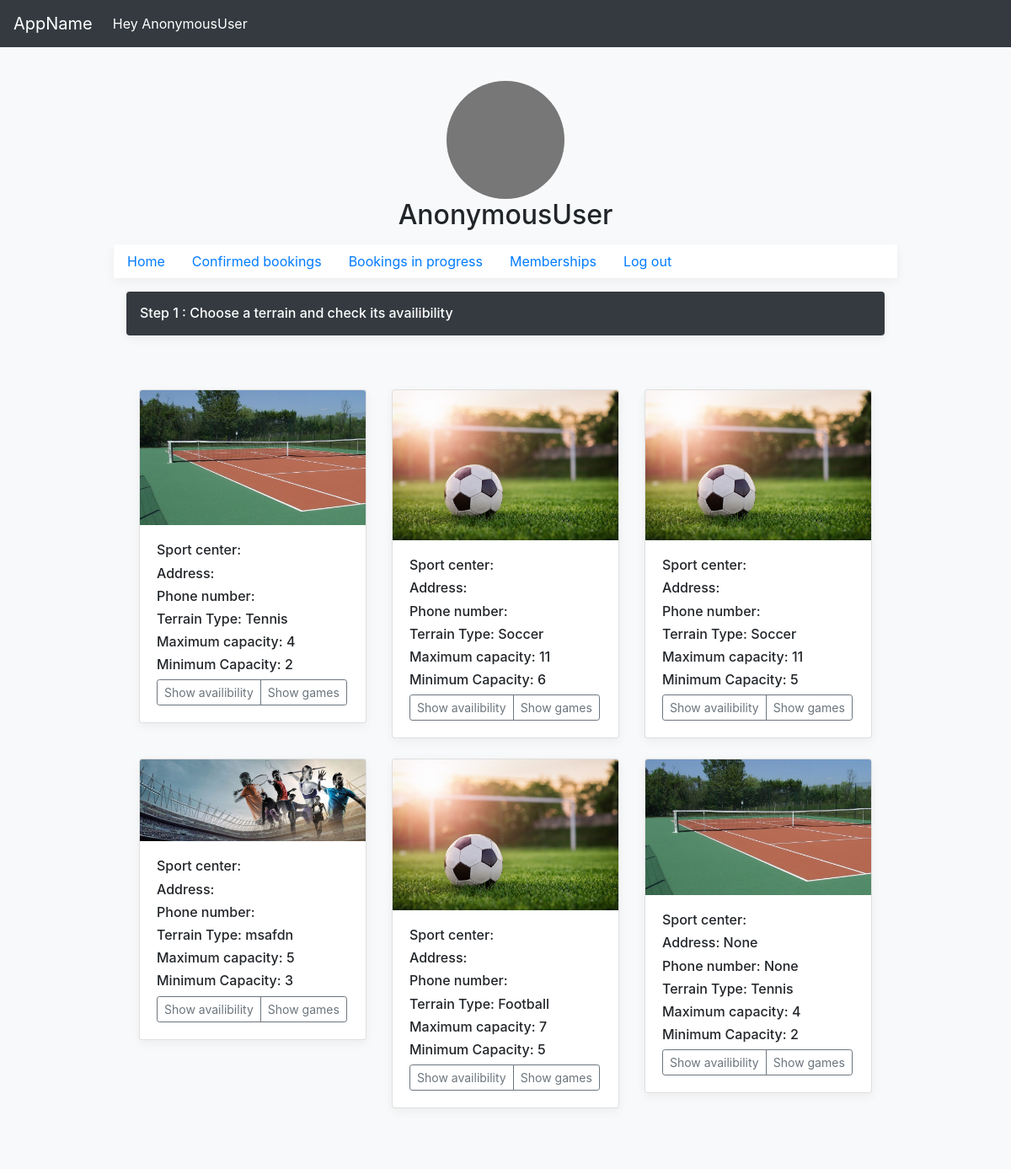
Before: /Booking/player/create/ with the older database file.
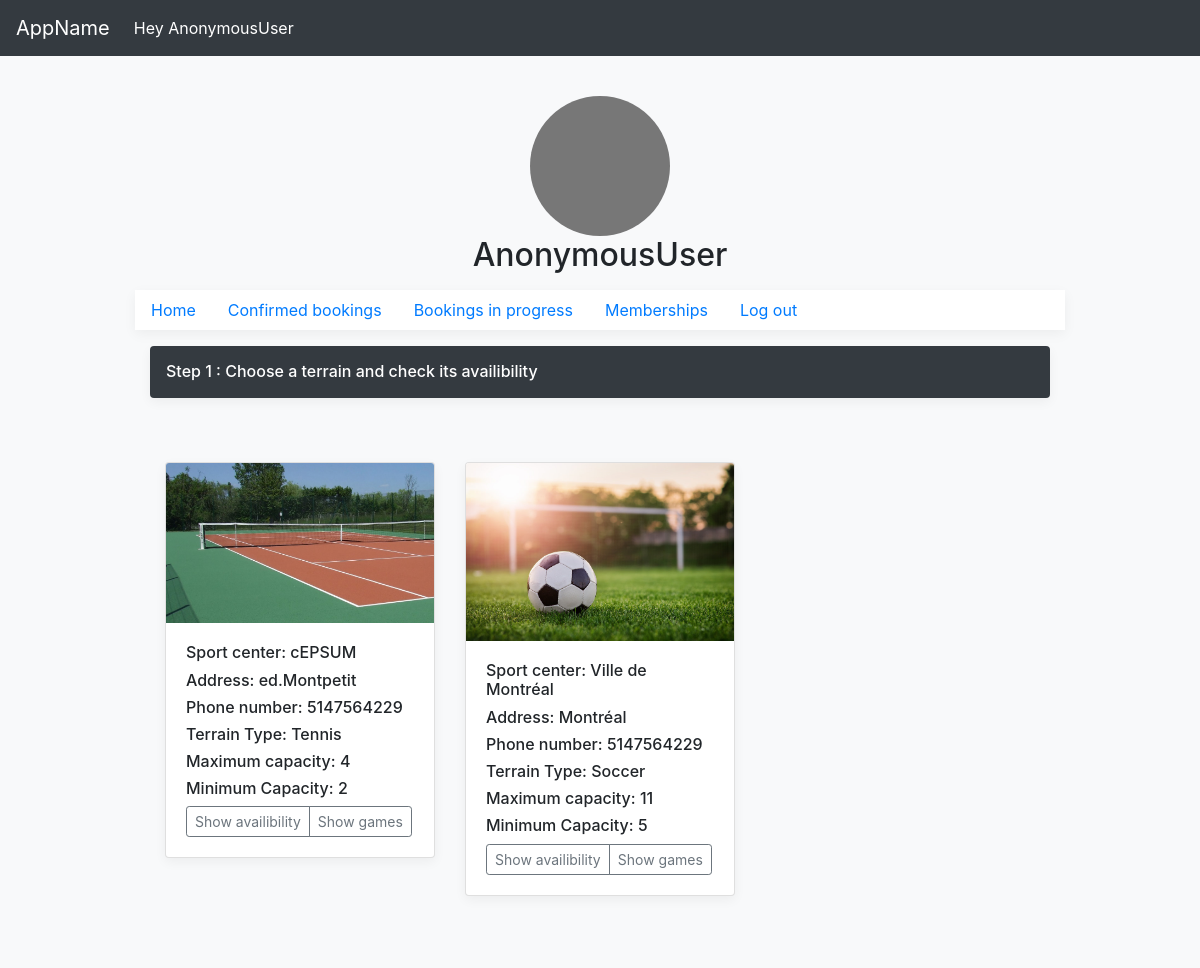
After: the same page with the newer database file.
### accounts/models.py (models this page shows)
class Terrain (models.Model):
    terrainAvailibility =  models.ForeignKey(User,on_delete=models.CASCADE)
    TerrainType = models.CharField(max_length  = 255)
    minimumCapacity = models.IntegerField(default = 0)
    maximumCapacity = models.IntegerField(default = 0)
    Price= models.IntegerField(default = 0)
    photo = models.ImageField(upload_to='user_directory_path',default='')
    path= models.CharField(max_length=255,default='user_directory_path')
    class Meta:
        verbose_name_plural = 'Terrain'

class ProfileUser(models.Model):
    user = models.OneToOneField(User,on_delete=models.CASCADE, null=True)
    role = models.CharField(max_length=255,null=True)
    address = models.CharField(max_length=255,null=True)
    phone = models.CharField(max_length = 10,null=True)
    postalcode = models.CharField(max_length=6,null=True)
    sportcenterName = models.CharField(max_length=255,default='')
    photo = models.ImageField(upload_to='user_directory_path',default='',blank=True)
    path= models.CharField(max_length=255,default='user_directory_path')

### Booking/views.py (the view)
def show_terrains(request):
        user=request.user
        terrains_list=Terrain.objects.all()
        return render(request,'player/showterrain.html',{'Terrain': terrains_list})

### Booking/Templates/player/showterrain.html (shortened to what this page needs)
<!doctype html>
{% load static %}
<html lang="en">
  <head>
    <link href="{% static 'accounts/register/css/bootstrap.min.css' %}" rel="stylesheet">
    <link href="{% static 'accounts/register/css/form-validation.css' %}" rel="stylesheet">
     <link href="https://getbootstrap.com/docs/4.1/examples/offcanvas/offcanvas.css" rel="stylesheet">
  </head>
  <body class="bg-light" background="https://images2.alphacoders.com/774/thumb-1920-774372.jpg">
    <div class="container">
          <div class="py-5 text-center">
          </div>
          <header>
          <nav class="navbar navbar-expand-md navbar-dark fixed-top bg-dark">
            <a class="navbar-brand" href="#">AppName</a>
            <div class="collapse navbar-collapse" id="navbarCollapse">
              <ul class="navbar-nav mr-auto">
                <li class="nav-item active">
                  <a class="nav-link">Hey {{ user }} <span class="sr-only">(current)</span></a>
                </li>
              </ul> </nav>
            </header>
            <center class="row">
            <div class="col-lg-12">
              <img class="rounded-circle" alt="Generic placeholder image" width="140" height="140">
              <h2>{{ user }}</h2>
            </center>
            <div class="nav-scroller bg-white box-shadow">
                <nav class="nav nav-underline">
                  <a class="nav-link active" href="/account/profile/player/">Home</a>
                  <a class="nav-link" href="/Booking/player/bookings/confirmed/">Confirmed bookings</a>
                  <a class="nav-link" href="/Booking/player/bookings/inprogress/">Bookings in progress</a>
                  <a class="nav-link" href="/account/profile/player/confirmed_memberships/">Memberships</a>
                  <a class="nav-link" href="/account/logout/">Log out</a>
                </nav>
              </div>
    <main role="main" class="container">
      <div class="d-flex align-items-center p-3 my-3 text-white-50 bg-dark rounded box-shadow">
        <div class="lh-100">
          <h6 class="mb-0 text-white lh-100">Step 1 : Choose a terrain and check its availibility</h6>
        </div>
      </div>
      <div class="album py-5 bg-light">
              <div class="container">
                <div class="row">
{% for Terrain in Terrain %}
                  <div class="col-md-4">
                    <div class="card mb-4 box-shadow">
                      {% if Terrain.photo %}
                      <img class="card-img-top" src =  "{{ Terrain.photo.url }}" alt="Card image cap">
                      {% endif %}
                      <div class="card-body">
                        <h6 class="card-text"> Sport center: {{ Terrain.terrainAvailibility.profileuser.sportcenterName }}</h6>
                        <h6 class="card-text"> Address: {{ Terrain.terrainAvailibility.profileuser.address }}</h6>
                        <h6 class="card-text"> Phone number: {{ Terrain.terrainAvailibility.profileuser.phone }}</h6>
                        <h6 class="card-text"> Terrain Type: {{ Terrain.TerrainType }}</h6>
                        <h6 class="card-text">Maximum capacity: {{ Terrain.maximumCapacity }}</h6>
                        <h6 class="card-text">Minimum Capacity: {{ Terrain.minimumCapacity }}</h6>
                        <div class="d-flex justify-content-between align-items-center">
                          <div class="btn-group">
                            <a role="button" class="btn btn-sm btn-outline-secondary" href="{% url 'Booking:availibility' Terrain.id %}" >Show availibility</a>
                            <a role="button" class="btn btn-sm btn-outline-secondary" href="{% url 'accounts:showavailibility' Terrain.id %}" >Show games</a>
                          </div>
                        </div>
                      </div>
                    </div>
                  </div>
{% endfor %}
    </main>
              </body>
              </html>

Changed rows visible on the page:
removed Terrain: photo (picture), TerrainType "Tennis", maximumCapacity "4", minimumCapacity "2"
removed Terrain: photo (picture), TerrainType "Soccer", maximumCapacity "11", minimumCapacity "6"
removed Terrain: photo (picture), TerrainType "Soccer", maximumCapacity "11", minimumCapacity "5"
removed Terrain: photo (picture), TerrainType "msafdn", maximumCapacity "5", minimumCapacity "3"
removed Terrain: photo (picture), TerrainType "Football", maximumCapacity "7", minimumCapacity "5"
removed Terrain: photo (picture), terrainAvailibility.profileuser.address "None", terrainAvailibility.profileuser.phone "None", TerrainType "Tennis", maximumCapacity "4", minimumCapacity "2"
added Terrain: photo (picture), terrainAvailibility.profileuser.sportcenterName "cEPSUM", terrainAvailibility.profileuser.address "ed.Montpetit", terrainAvailibility.profileuser.phone "5147564229", TerrainType "Tennis", maximumCapacity "4", minimumCapacity "2"
added Terrain: photo (picture), terrainAvailibility.profileuser.sportcenterName "Ville de Montréal", terrainAvailibility.profileuser.address "Montréal", terrainAvailibility.profileuser.phone "5147564229", TerrainType "Soccer", maximumCapacity "11", minimumCapacity "5"
